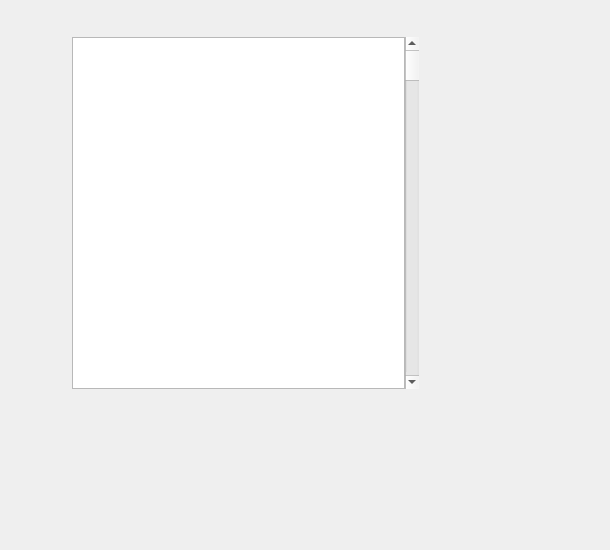
<?xml version="1.0" encoding="UTF-8"?>
<ui version="4.0">
 <class>PopupTranslateWidget</class>
 <widget class="QWidget" name="PopupTranslateWidget">
  <property name="geometry">
   <rect>
    <x>0</x>
    <y>0</y>
    <width>610</width>
    <height>550</height>
   </rect>
  </property>
  <widget class="QWidget" name="verticalLayoutWidget">
   <property name="geometry">
    <rect>
     <x>40</x>
     <y>20</y>
     <width>411</width>
     <height>381</height>
    </rect>
   </property>
   <layout class="QVBoxLayout" name="outerLayout">
    <property name="spacing">
     <number>0</number>
    </property>
    <property name="leftMargin">
     <number>12</number>
    </property>
    <property name="topMargin">
     <number>12</number>
    </property>
    <property name="rightMargin">
     <number>12</number>
    </property>
    <property name="bottomMargin">
     <number>12</number>
    </property>
    <item>
     <widget class="QFrame" name="bgFrame">
      <property name="lineWidth">
       <number>0</number>
      </property>
      <layout class="QGridLayout" name="mainLayout">
       <property name="leftMargin">
        <number>0</number>
       </property>
       <property name="topMargin">
        <number>0</number>
       </property>
       <property name="rightMargin">
        <number>0</number>
       </property>
       <property name="bottomMargin">
        <number>0</number>
       </property>
       <property name="spacing">
        <number>0</number>
       </property>
       <item row="0" column="0">
        <layout class="QGridLayout" name="titleLayout">
         <property name="sizeConstraint">
          <enum>QLayout::SizeConstraint::SetDefaultConstraint</enum>
         </property>
         <property name="leftMargin">
          <number>5</number>
         </property>
         <property name="topMargin">
          <number>5</number>
         </property>
         <property name="rightMargin">
          <number>5</number>
         </property>
         <property name="spacing">
          <number>0</number>
         </property>
        </layout>
       </item>
       <item row="2" column="0">
        <layout class="QHBoxLayout" name="textLayout">
         <property name="spacing">
          <number>0</number>
         </property>
         <property name="sizeConstraint">
          <enum>QLayout::SizeConstraint::SetDefaultConstraint</enum>
         </property>
         <property name="leftMargin">
          <number>20</number>
         </property>
         <property name="rightMargin">
          <number>20</number>
         </property>
         <property name="bottomMargin">
          <number>0</number>
         </property>
         <item>
          <widget class="ResultTextEdit" name="resultText">
           <property name="sizePolicy">
            <sizepolicy hsizetype="Preferred" vsizetype="MinimumExpanding">
             <horstretch>0</horstretch>
             <verstretch>0</verstretch>
            </sizepolicy>
           </property>
          </widget>
         </item>
         <item>
          <widget class="QScrollBar" name="outerVScrollBar">
           <property name="orientation">
            <enum>Qt::Orientation::Vertical</enum>
           </property>
          </widget>
         </item>
        </layout>
       </item>
       <item row="3" column="0">
        <layout class="QHBoxLayout" name="statusLayout"/>
       </item>
       <item row="1" column="0">
        <layout class="QGridLayout" name="loadingLayout">
         <property name="spacing">
          <number>0</number>
         </property>
        </layout>
       </item>
      </layout>
     </widget>
    </item>
   </layout>
  </widget>
 </widget>
 <customwidgets>
  <customwidget>
   <class>ResultTextEdit</class>
   <extends>QTextBrowser</extends>
   <header>SubWidgets/ResultTextEdit.h</header>
  </customwidget>
 </customwidgets>
 <resources/>
 <connections/>
</ui>
